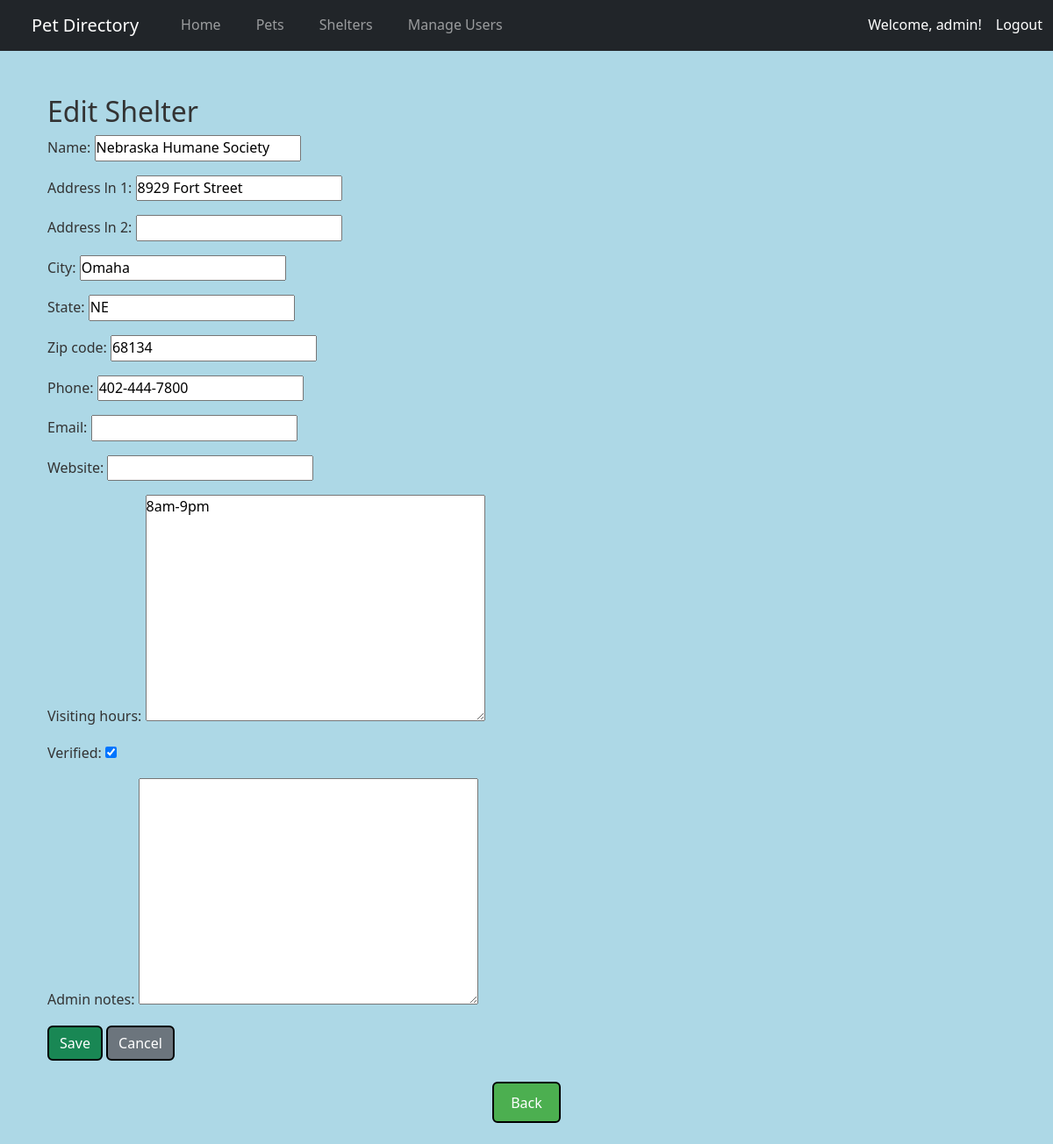
Page /shelters/1/edit/ (signed in) on the committed database.
### pet_directory_app/models.py (models this page shows, shortened)
class Shelter(models.Model):
    name = models.CharField(max_length=200)
    address_ln_1 = models.CharField(max_length=200)
    address_ln_2 = models.CharField(max_length=200, blank=True)
    city = models.CharField(max_length=100)
    state = models.CharField(max_length=50)
    zip_code = models.CharField(max_length=20)
    phone = models.CharField(max_length=20, blank=True)
    email = models.EmailField(blank=True)
    website = models.URLField(blank=True)
    visiting_hours = models.TextField(max_length=200, blank=True)
    verified = models.BooleanField(default=False)
    admin_notes = models.TextField(blank=True)

### pet_directory_app/views.py (the view)
# urls.py: path("shelters/<int:pk>/edit/", views.shelter_update, name="shelter_update"),
def shelter_update(request, pk):
    shelter = get_object_or_404(Shelter, pk=pk)
    if not request.user.is_authenticated:
        return HttpResponseForbidden("You must be logged in.")
    if request.user.is_superuser:
        pass
    else:
        if not is_shelter_admin(request.user):
            return HttpResponseForbidden("You do not have permission to edit shelters.")
        if request.user.shelteradminprofile.shelter != shelter:
            return HttpResponseForbidden("You can only edit your own shelter.")
    if request.user.groups.filter(name="Shelter Admin").exists():
        if shelter != request.user.shelteradminprofile.shelter:
            return HttpResponseForbidden("You cannot edit another shelter.")
    if request.method == "POST":
        form = ShelterForm(request.POST, instance=shelter, user=request.user)
        if form.is_valid():
            form.save()
            return redirect("shelter_list")
    else:
        form = ShelterForm(instance=shelter, user=request.user)
    return render(request, "shelter_form.html", {"form": form})

### pet_directory_app/forms.py
class ShelterForm(forms.ModelForm):
    class Meta:
        model = Shelter
        fields = [
            "name",
            "address_ln_1",
            "address_ln_2",
            "city",
            "state",
            "zip_code",
            "phone",
            "email",
            "website",
            "visiting_hours",
            "verified",
            "admin_notes",
        ]
    def __init__(self, *args, **kwargs):
        user = kwargs.pop("user", None)
        super().__init__(*args, **kwargs)
        if user and user.is_superuser:
            return
        if user and user.groups.filter(name="Shelter Admin").exists():
            self.fields.pop("name")
            self.fields.pop("verified")
            self.fields.pop("admin_notes")

### pet_directory_app/templates/shelter_form.html (shortened to what this page needs)
{% extends "base.html" %}
{% block content %}
<div class="container mt-4">
    <h2>{{ form.instance.pk|yesno:"Edit Shelter,Add Shelter" }}</h2>
    <form method="post">
        {{ form.as_p }}
        <button class="btn btn-success">Save</button>
        <a href="{% url 'shelter_list' %}" class="btn btn-secondary">Cancel</a>
    </form>
</div>
{% endblock %}

### pet_directory_app/templates/base.html (shortened to what this page needs)
{% load static %}
<!DOCTYPE html>
<html lang="en">
<head>
    <link href="https://cdn.jsdelivr.net/npm/bootstrap@5.3.0-alpha1/dist/css/bootstrap.min.css" rel="stylesheet"
>
    <link href="{% static 'css/styles.css' %}" rel="stylesheet">
</head>
<body>
<nav class="navbar navbar-expand-lg navbar-dark bg-dark">
    <div class="container-fluid">
        <a class="navbar-brand" href="{% url 'index' %}">Pet Directory</a>
        <div class="collapse navbar-collapse" id="navbarSupportedContent">
            <ul class="navbar-nav me-auto mb-2 mb-lg-0">
                <li class="nav-item">
                    <a class="nav-link" href="{% url 'index' %}">Home</a>
                </li>
                <li class="nav-item">
                    <a class="nav-link" href="{% url 'pet_list' %}">Pets</a>
                </li>
                <li class="nav-item">
                    <a class="nav-link" href="{% url 'shelter_list' %}">Shelters</a>
                </li>
                {% if user.is_superuser %}
                    <li class="nav-item">
                        <a class="nav-link" href="{% url 'user_management' %}">Manage Users</a>
                    </li>
                {% endif %}
            </ul>
            {% if user.is_authenticated %}
                <p class="text-white me-3 mb-0">Welcome, {{ user.username }}!</p>
                <form action="{% url 'logout' %}" method="post" class="d-inline">
                    <button type="submit" class="nav-link p-0 text-white" style="background:none; border:none;">
                        Logout
                    </button>
                </form>
            {% else %}
                <a href="{% url 'login' %}">Login</a>
                <a href="{% url 'register' %}">Register</a>
            {% endif %}
        </div>
    </div>
</nav>
<div class="container">
    <br/>
    {% block content %}
    {% endblock %}
</div>
<div class="d-flex justify-content-center my-4">
    <a class="btn btn-custom" onClick="history.back();">Back</a>
</div>
</body>
</html>

### pet_directory_app/static/css/styles.css (style rules this page uses)
body { background-color: lightblue; }
* { margin: 0; padding: 0; box-sizing: border-box; font-family: 'Segoe UI', Tahoma, Geneva, Verdana, sans-serif; }
body { color: #333; line-height: 1.6; }
nav a { color: #fff; text-decoration: none; margin-left: 1.5rem; font-weight: 500; transition: color 0.3s ease; }
.btn-custom { display: inline-block; background-color: #4CAF50; color: #fff; border: none; padding: 0.6rem 1.2rem; border-radius: 6px; cursor: pointer; transition: background-color 0.3s ease; }
.btn { border: 2px solid black; }

### rows in the picture
Shelter: instance.pk "Edit Shelter", name "Nebraska Humane Society", address_ln_1 "8929 Fort Street", city "Omaha", state "NE", zip_code "68134", phone "402-444-7800", visiting_hours "8am-9pm", verified "☑"

### other values in the picture
{{ user.username }} "admin"
